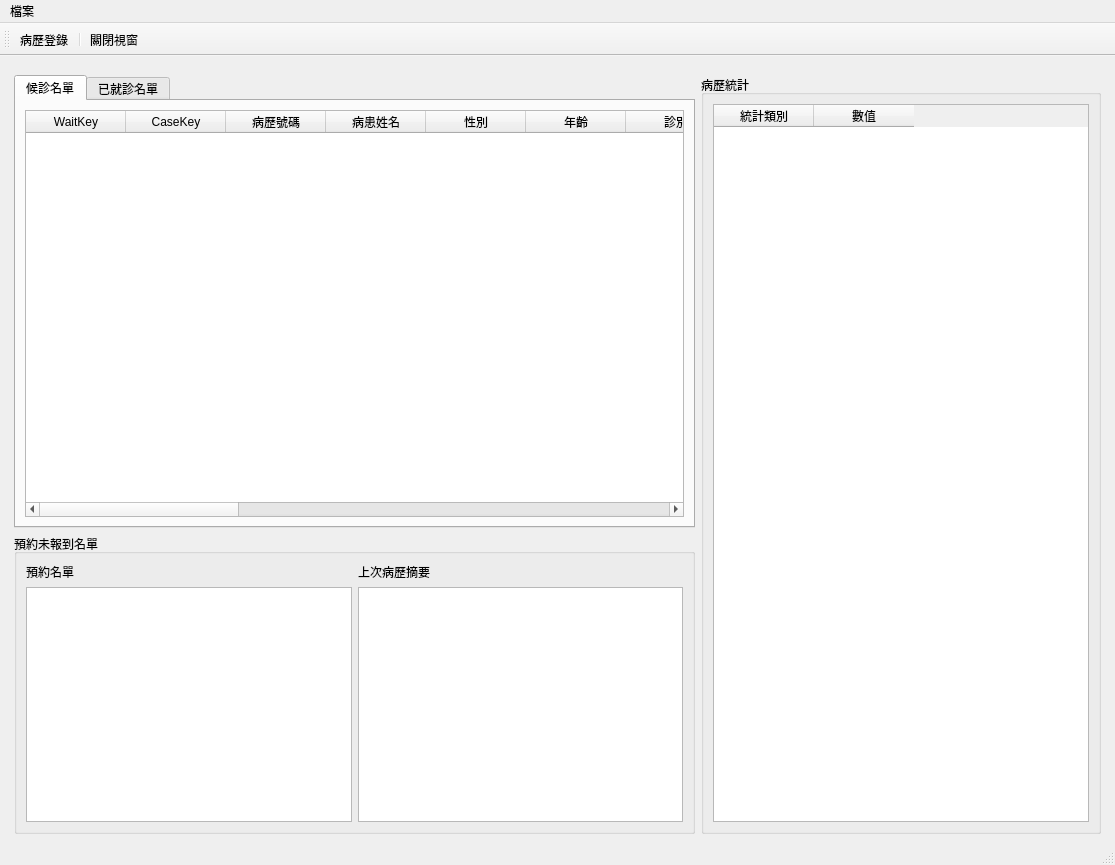
<?xml version="1.0" encoding="UTF-8"?>
<ui version="4.0">
 <class>WaitingListWindow</class>
 <widget class="QMainWindow" name="WaitingListWindow">
  <property name="geometry">
   <rect>
    <x>0</x>
    <y>0</y>
    <width>1115</width>
    <height>865</height>
   </rect>
  </property>
  <property name="windowTitle">
   <string>醫師看診作業</string>
  </property>
  <widget class="QWidget" name="centralwidget">
   <layout class="QHBoxLayout" name="horizontalLayout">
    <item>
     <layout class="QGridLayout" name="gridLayout">
      <property name="leftMargin">
       <number>5</number>
      </property>
      <property name="topMargin">
       <number>10</number>
      </property>
      <property name="rightMargin">
       <number>5</number>
      </property>
      <item row="1" column="0">
       <widget class="QGroupBox" name="groupBox_reserve">
        <property name="maximumSize">
         <size>
          <width>16777215</width>
          <height>300</height>
         </size>
        </property>
        <property name="title">
         <string>預約未報到名單</string>
        </property>
        <layout class="QGridLayout" name="gridLayout_2">
         <item row="1" column="1">
          <widget class="QPlainTextEdit" name="plainTextEdit_medical_record"/>
         </item>
         <item row="0" column="1">
          <widget class="QLabel" name="label">
           <property name="text">
            <string>上次病歷摘要</string>
           </property>
          </widget>
         </item>
         <item row="1" column="0">
          <widget class="QTableWidget" name="tableWidget_reserve_list"/>
         </item>
         <item row="0" column="0">
          <widget class="QLabel" name="label_2">
           <property name="text">
            <string>預約名單</string>
           </property>
          </widget>
         </item>
        </layout>
       </widget>
      </item>
      <item row="0" column="1" rowspan="2">
       <widget class="QGroupBox" name="groupBox_statistics">
        <property name="maximumSize">
         <size>
          <width>400</width>
          <height>16777215</height>
         </size>
        </property>
        <property name="title">
         <string>病歷統計</string>
        </property>
        <layout class="QVBoxLayout" name="verticalLayout">
         <item>
          <widget class="QTableWidget" name="tableWidget_statistics_list">
           <column>
            <property name="text">
             <string>統計類別</string>
            </property>
           </column>
           <column>
            <property name="text">
             <string>數值</string>
            </property>
           </column>
          </widget>
         </item>
        </layout>
       </widget>
      </item>
      <item row="0" column="0">
       <widget class="QTabWidget" name="tabWidget_waiting_list">
        <property name="currentIndex">
         <number>0</number>
        </property>
        <widget class="QWidget" name="tabWidgetPage1">
         <attribute name="title">
          <string>候診名單</string>
         </attribute>
         <layout class="QVBoxLayout" name="verticalLayout_2">
          <item>
           <widget class="QTableWidget" name="tableWidget_waiting_list">
            <property name="editTriggers">
             <set>QAbstractItemView::NoEditTriggers</set>
            </property>
            <property name="selectionMode">
             <enum>QAbstractItemView::SingleSelection</enum>
            </property>
            <property name="selectionBehavior">
             <enum>QAbstractItemView::SelectRows</enum>
            </property>
            <attribute name="horizontalHeaderStretchLastSection">
             <bool>true</bool>
            </attribute>
            <column>
             <property name="text">
              <string>WaitKey</string>
             </property>
            </column>
            <column>
             <property name="text">
              <string>CaseKey</string>
             </property>
            </column>
            <column>
             <property name="text">
              <string>病歷號碼</string>
             </property>
            </column>
            <column>
             <property name="text">
              <string>病患姓名</string>
             </property>
            </column>
            <column>
             <property name="text">
              <string>性別</string>
             </property>
            </column>
            <column>
             <property name="text">
              <string>年齡</string>
             </property>
            </column>
            <column>
             <property name="text">
              <string>診別</string>
             </property>
            </column>
            <column>
             <property name="text">
              <string>診號</string>
             </property>
            </column>
            <column>
             <property name="text">
              <string>時間</string>
             </property>
            </column>
            <column>
             <property name="text">
              <string>候時</string>
             </property>
            </column>
            <column>
             <property name="text">
              <string>門診</string>
             </property>
            </column>
            <column>
             <property name="text">
              <string>掛號類別</string>
             </property>
            </column>
            <column>
             <property name="text">
              <string>負擔類別</string>
             </property>
            </column>
            <column>
             <property name="text">
              <string>就醫類別</string>
             </property>
            </column>
            <column>
             <property name="text">
              <string>初複診</string>
             </property>
            </column>
            <column>
             <property name="text">
              <string>健保卡序</string>
             </property>
            </column>
            <column>
             <property name="text">
              <string>療程</string>
             </property>
            </column>
            <column>
             <property name="text">
              <string>推拿師父</string>
             </property>
            </column>
            <column>
             <property name="text">
              <string>備註</string>
             </property>
            </column>
           </widget>
          </item>
         </layout>
        </widget>
        <widget class="QWidget" name="tab">
         <attribute name="title">
          <string>已就診名單</string>
         </attribute>
        </widget>
       </widget>
      </item>
     </layout>
    </item>
   </layout>
  </widget>
  <widget class="QStatusBar" name="statusbar"/>
  <widget class="QToolBar" name="toolBar">
   <property name="windowTitle">
    <string>toolBar</string>
   </property>
   <property name="toolButtonStyle">
    <enum>Qt::ToolButtonTextUnderIcon</enum>
   </property>
   <attribute name="toolBarArea">
    <enum>TopToolBarArea</enum>
   </attribute>
   <attribute name="toolBarBreak">
    <bool>false</bool>
   </attribute>
   <addaction name="action_medical_record"/>
   <addaction name="separator"/>
   <addaction name="action_close"/>
  </widget>
  <widget class="QMenuBar" name="menubar">
   <property name="geometry">
    <rect>
     <x>0</x>
     <y>0</y>
     <width>1115</width>
     <height>26</height>
    </rect>
   </property>
   <widget class="QMenu" name="menu">
    <property name="title">
     <string>檔案</string>
    </property>
   </widget>
   <addaction name="menu"/>
  </widget>
  <action name="action_medical_record">
   <property name="icon">
    <iconset>
     <normaloff>../icons/edit-select-all.svg</normaloff>../icons/edit-select-all.svg</iconset>
   </property>
   <property name="text">
    <string>病歷登錄</string>
   </property>
   <property name="toolTip">
    <string>病歷登錄</string>
   </property>
  </action>
  <action name="action_close">
   <property name="icon">
    <iconset>
     <normaloff>../icons/application-exit.svg</normaloff>../icons/application-exit.svg</iconset>
   </property>
   <property name="text">
    <string>關閉視窗</string>
   </property>
  </action>
 </widget>
 <resources/>
 <connections/>
</ui>
